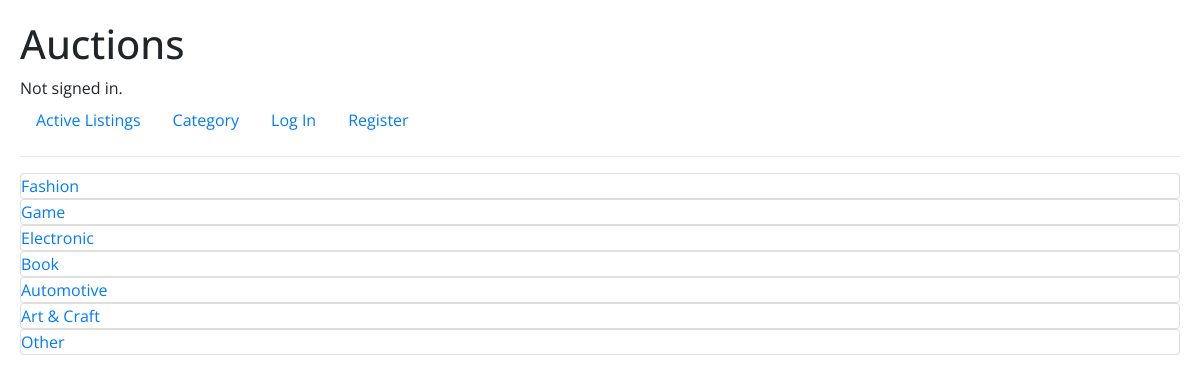
The page /categories on the database its author committed.
### auctions/models.py (models this page shows, shortened)
class Category(models.Model):
    name = models.CharField(max_length=64)

### auctions/views.py (the view)
# urls.py: path("categories", views.category_list, name="category_list"),
def category_list(request):
    categories = Category.objects.all()
    return render(request, "auctions/category_list.html", {
        "categories": categories
    })

### auctions/templates/auctions/category_list.html
{% extends 'auctions/layout.html' %}
{% block body %}
    {% for category in categories %}
        <div class="card">
            <a href="{% url 'category' category.name %}">{{ category.name }}</a>
        </div>
    {% endfor %}
{% endblock body %}

### auctions/static/auctions/style.css (style rules this page uses)
body { margin: 20px; font-family: 'Open Sans', sans-serif; }

### rows shown on the page
Category: name "Fashion"
Category: name "Game"
Category: name "Electronic"
Category: name "Book"
Category: name "Automotive"
Category: name "Art & Craft"
Category: name "Other"
